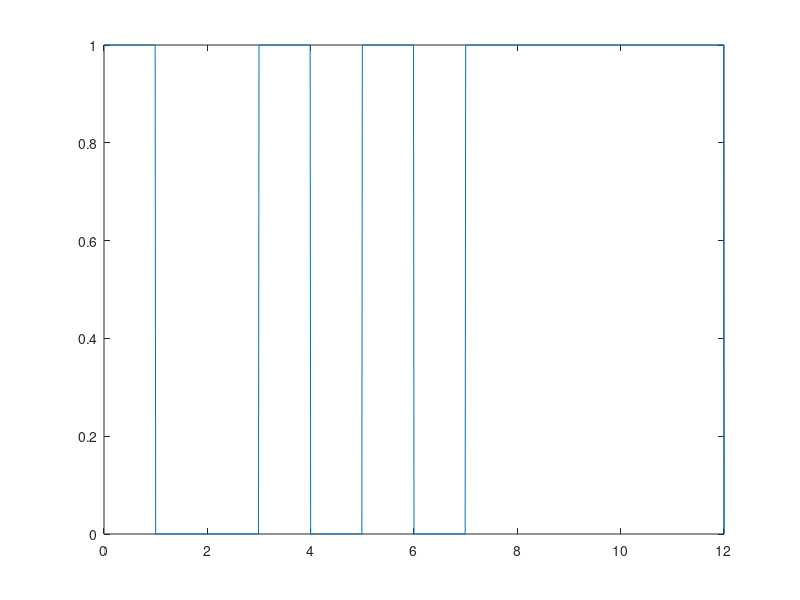

Reproduce this figure in MATLAB.
clear;

bits=[1 0 0 1 0 1 0 1 1 1 1 1];
BitRate=1;
T = length(bits)/BitRate;
n = 100;
N = n*length(bits);
dt = T/N;
t = 0:dt:T;
y = zeros(1,length(t));

%{

m=1/BitRate;
z=m;
x=1;
for i=1:length(t)
  y(i)=bits(x);
   if(t(i)>=z) 
   {  
      z=z+m;
      x=x+1;
   }
   end
end
%}
                                                                                                                                                
for i=0:length(bits)-1
  if bits(i+1)==1
    y(i*n+1:(i+1)*n) =1;
  else
    y(i*n+1:(i+1)*n) =0;
  end
end

plot(t,y);

counter=0;
for i=1:length(t);
  if (t(i)>counter)
    counter=counter+1;
    store(counter)=y(i);
  end
end

disp('NRZ unipoler decoding: ');
disp(store);


  
 
